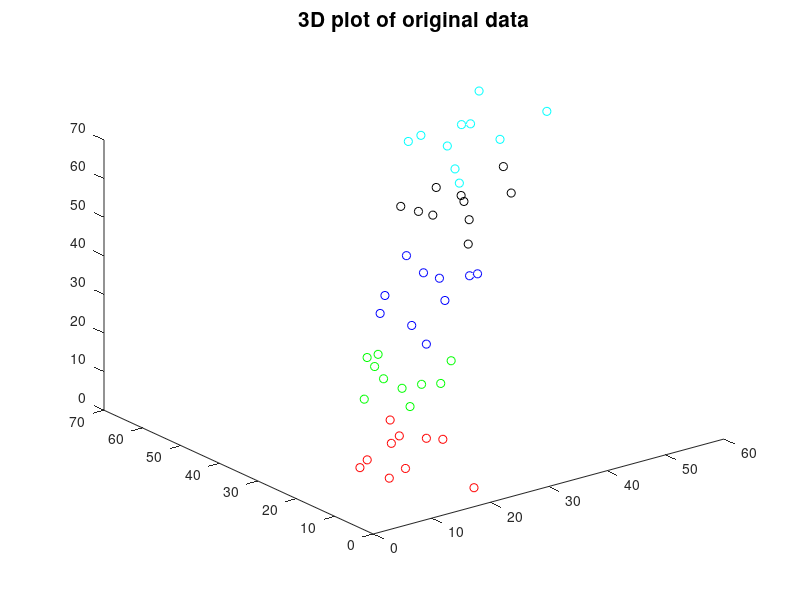

Source code (MATLAB): (Note: this script raises an error after producing the figure.)
% Problem 4.2, project labeled data with LDA

load hw4_2_data.mat
[~, m, k] = size(X);

% Plot original data
color = ["r", "g", "b", "k", "c"]; % Length m
figure(1); clf;
for i = 1:m
    plot3(squeeze(X(1,i,:)),squeeze(X(2,i,:)),squeeze(X(3,i,:)),"o","Color", color(i));
    hold on;
end
title("3D plot of original data", "FontSize", 15);
% LDA Projection
[U1,Z] = lda(X, 1);
figure(2); clf;
for i = 1:m
    plot(Z(i,:), 1:k, "o", "Color", color(i));
    hold on;
end
title("2D plot of projected data", "FontSize", 15);
ylabel("Sample Index");
xlabel("Value");